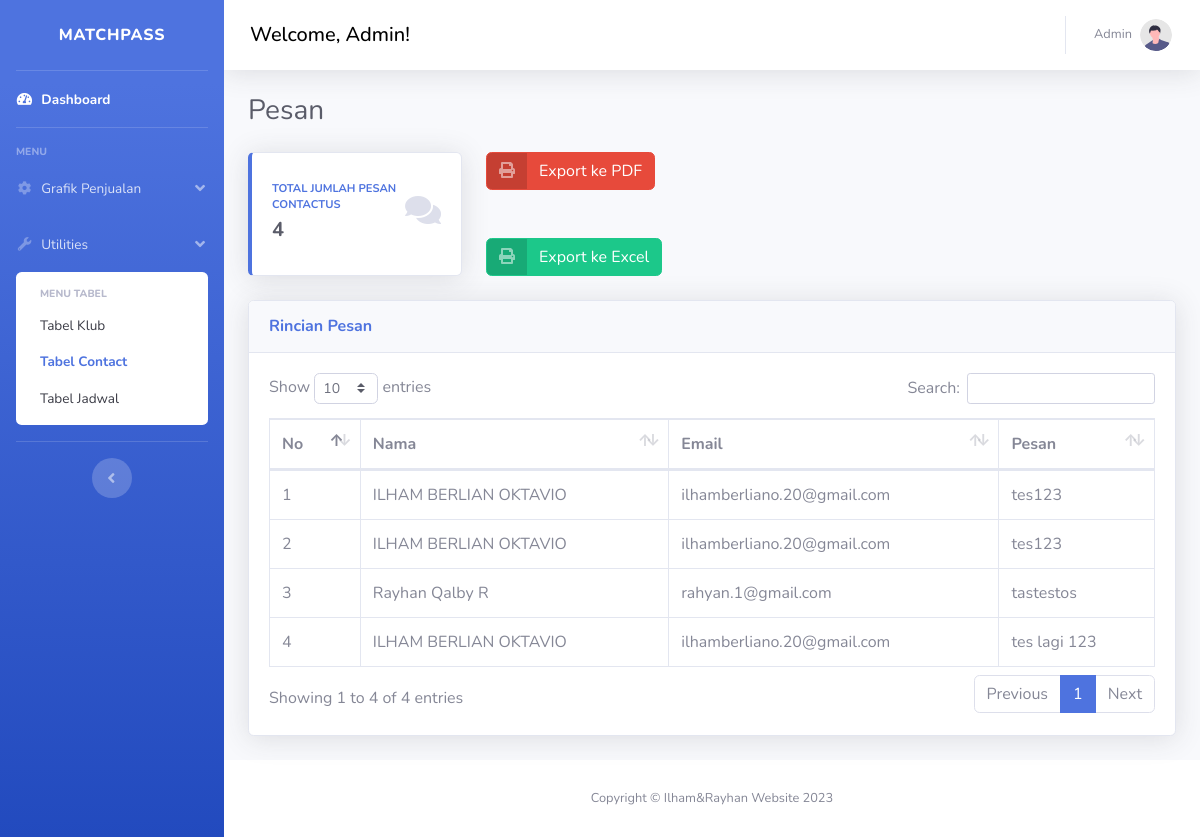
Screenshot of /Admin/tabel_contact.php with the database file from the repository.
### tables this page shows
CREATE TABLE `tb_contact` (
  `id_contact` int(11) NOT NULL,
  `nama` varchar(255) NOT NULL,
  `email` varchar(255) DEFAULT NULL,
  `pesan` text DEFAULT NULL
);

### Admin/tabel_contact.php (the view, shortened to what this page needs)
<!DOCTYPE html>
<html lang="en">
    <head>
        <link href="vendor/fontawesome-free/css/all.min.css" rel="stylesheet" type="text/css">
        <link href="css/sb-admin-2.min.css" rel="stylesheet">
        <link href="vendor/datatables/dataTables.bootstrap4.min.css" rel="stylesheet">
    </head>
    <body id="page-top">
        <div id="wrapper">
            <ul class="navbar-nav bg-gradient-primary sidebar sidebar-dark accordion" id="accordionSidebar">
                <a class="sidebar-brand d-flex align-items-center justify-content-center" href="awal.php">
                    <div class="sidebar-brand-text mx-3">MATCHPASS</div>
                </a>
                <hr class="sidebar-divider my-0">
                <li class="nav-item active">
                    <a class="nav-link" href="awal.php">
                        <i class="fas fa-fw fa-tachometer-alt"></i>
                        <span>Dashboard</span>
                    </a>
                </li>
                <hr class="sidebar-divider">
                <div class="sidebar-heading">
                    Menu
                </div>
                <li class="nav-item">
                    <a class="nav-link" href="#" data-toggle="collapse" data-target="#collapseOne" aria-expanded="true"
                        aria-controls="collapseOne">
                        <i class="fas fa-fw fa-cog"></i>
                        <span>Grafik Penjualan</span>
                    </a>
                </li>
                <li class="nav-item">
                    <a class="nav-link" href="#" data-toggle="collapse" data-target="#collapseTwo" aria-expanded="true"
                        aria-controls="collapseTwo">
                        <i class="fas fa-fw fa-wrench"></i>
                        <span>Utilities</span>
                    </a>
                    <div id="collapseTwo" class="collapse show" aria-labelledby="headingTwo"
                        data-parent="#accordionSidebar">
                        <div class="bg-white py-2 collapse-inner rounded">
                            <h6 class="collapse-header">Menu Tabel</h6>
                            <a class="collapse-item" href="tabel_klub.php">Tabel Klub</a>
                            <a class="collapse-item active" href="tabel_contact.php">Tabel Contact</a>
                            <a class="collapse-item" href="tabel_jadwal.php">Tabel Jadwal</a>
                        </div>
                    </div>
                </li>
                <hr class="sidebar-divider">
                <div class="text-center d-none d-md-inline">
                    <button class="rounded-circle border-0" id="sidebarToggle"></button>
                </div>
            </ul>
            <div id="content-wrapper" class="d-flex flex-column">
                <div id="content">
                    <nav class="navbar navbar-expand navbar-light bg-white topbar mb-4 static-top shadow">
                        <div class="input-group" style="margin-left: 10px; color: #000000; font-weight: 500; font-size: 15pt">
                            Welcome, Admin!
                        </div>
                        <ul class="navbar-nav ml-auto">
                            <li class="nav-item dropdown no-arrow">
                                <a class="nav-link dropdown-toggle" href="#" id="userDropdown" role="button" data-toggle="dropdown" aria-haspopup="true" aria-expanded="false">
                                    <span class="mr-2 d-none d-lg-inline text-gray-600 small">Admin</span>
                                    <img class="img-profile rounded-circle" src="img/undraw_profile.svg">
                                </a>
                            </li>
                        </ul>
                    </nav>
                    <div class="container-fluid">
                        <div class="d-sm-flex align-items-center justify-content-between mb-4">
                            <h1 class="h3 mb-0 text-gray-800">Pesan</h1>
                        </div>
                        <div class="row">
                            <div class="col-xl-3 col-md-6 mb-4">
                                <div class="card border-left-primary shadow h-100 py-2">
                                    <div class="card-body">
                                        <div class="row no-gutters align-items-center">
                                            <div class="col mr-2">
                                                <div class="text-xs font-weight-bold text-primary text-uppercase mb-1">
                                                    Total Jumlah Pesan ContactUS
                                                </div>
                                                <div class="h5 mb-0 font-weight-bold text-gray-800">
                                                    <?php
                                                        include('koneksi.php');
                                                        $sql = "SELECT COUNT(id_contact) as total_pesan from tb_contact";
                                                        $query = mysqli_query($koneksi, $sql);
                                                        while($row2=mysqli_fetch_array($query)){
                                                            echo number_format($row2['total_pesan'],0,".",",");
                                                        }
                                                    ?>
                                                </div>
                                            </div>
                                            <div class="col-auto">
                                                <i class="fas fa-comments fa-2x text-gray-300"></i>
                                            </div>
                                        </div>
                                    </div>
                                </div>
                            </div>
                            <div class="col-xl-3 col-md-6 mb-4">
                                <a href="pdf_contact.php" class="btn btn-danger btn-icon-split mb-5" >
                                        <span class="icon text-white-50">
                                            <i class="fas fa-print"></i>
                                        </span>
                                        <span class="text">Export ke PDF</span>
                                    </a>
                                    <a href="report_data_contact_excl.php" class="btn btn-success btn-icon-split">
                                        <span class="icon text-white-50">
                                            <i class="fas fa-print"></i>
                                        </span>
                                        <span class="text">Export ke Excel</span>
                                    </a>
                            </div>
                        </div>
                        <div class="card shadow mb-4">
                        <div class="card-header py-3">
                            <h6 class="m-0 font-weight-bold text-primary">Rincian Pesan</h6>
                        </div>
                        <div class="card-body">
                            <div class="table-responsive">
                                <table class="table table-bordered" id="dataTable" width="100%" cellspacing="0">
                                    <thead>
                                        <tr>
                                            <th>No</th>
                                            <th>Nama</th>
                                            <th>Email</th>
                                            <th>Pesan</th>
                                        </tr>
                                    </thead>
                                    <tbody>
                                        <?php
                                        include('koneksi.php');
                                        $query = mysqli_query($koneksi, "SELECT * FROM tb_contact");
                                        while ($row = mysqli_fetch_array($query)) {
                                            echo "<tr>";
                                            echo "<td>".$row['id_contact']."</td>";
                                            echo "<td>".$row['nama']."</td>";
                                            echo "<td>".$row['email']."</td>";
                                            echo "<td>".$row['pesan']."</td>";
                                            echo "</tr>";
                                        }
                                        ?>
                                    </tbody>
                                </table>
                            </div>
                        </div>
                    </div>
                    </div>
                </div>
                <footer class="sticky-footer bg-white">
                    <div class="container my-auto">
                        <div class="copyright text-center my-auto">
                            <span>Copyright &copy; Ilham&Rayhan Website 2023</span>
                        </div>
                    </div>
                </footer>
            </div>
        </div>
    </body>
</html>

### rows the page displays
tb_contact: id_contact "1", nama "ILHAM BERLIAN OKTAVIO", email "ilhamberliano.20@gmail.com", pesan "tes123"
tb_contact: id_contact "2", nama "ILHAM BERLIAN OKTAVIO", email "ilhamberliano.20@gmail.com", pesan "tes123"
tb_contact: id_contact "3", nama "Rayhan Qalby R", email "rahyan.1@gmail.com", pesan "tastestos"
tb_contact: id_contact "4", nama "ILHAM BERLIAN OKTAVIO", email "ilhamberliano.20@gmail.com", pesan "tes lagi 123"

### other values shown
$row2['total_pesan'] "4"
